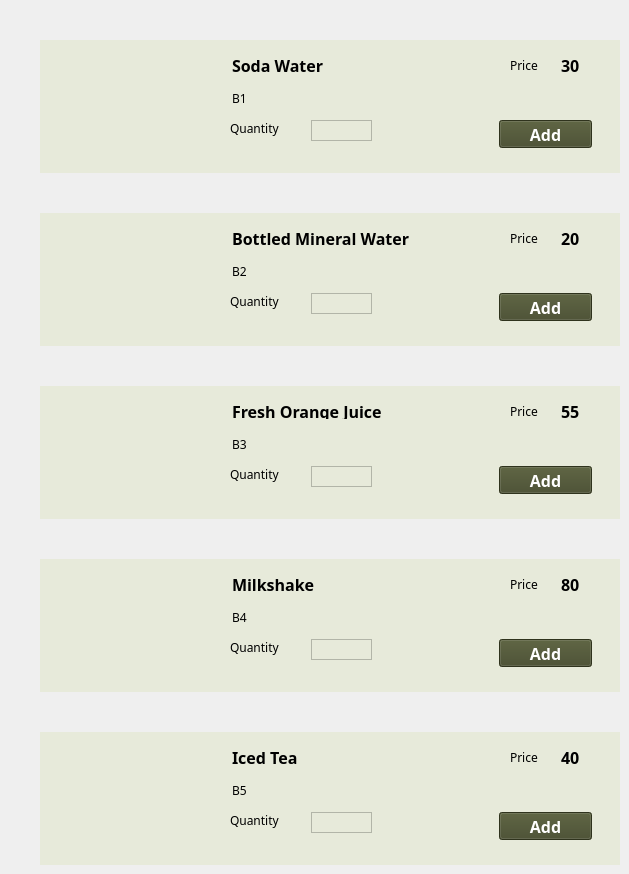
   <widget class="QWidget" name="beveragePanel">
    <widget class="QWidget" name="foodBev1" native="true">
     <property name="geometry">
      <rect>
       <x>40</x>
       <y>40</y>
       <width>580</width>
       <height>133</height>
      </rect>
     </property>
     <property name="styleSheet">
      <string notr="true">background-color: rgb(231,234,218);</string>
     </property>
     <widget class="QLabel" name="pic_bev1">
      <property name="geometry">
       <rect>
        <x>20</x>
        <y>17</y>
        <width>152</width>
        <height>101</height>
       </rect>
      </property>
      <property name="styleSheet">
       <string notr="true">background-color: rgb(231,234,218);</string>
      </property>
      <property name="text">
       <string/>
      </property>
      <property name="pixmap">
       <pixmap>food_pics/soda water.png</pixmap>
      </property>
     </widget>
     <widget class="QLabel" name="nameSide10">
      <property name="geometry">
       <rect>
        <x>192</x>
        <y>17</y>
        <width>101</width>
        <height>16</height>
       </rect>
      </property>
      <property name="font">
       <font>
        <family>Corbel</family>
        <pointsize>12</pointsize>
        <weight>75</weight>
        <bold>true</bold>
       </font>
      </property>
      <property name="text">
       <string>Soda Water</string>
      </property>
     </widget>
     <widget class="QLabel" name="jLabel55">
      <property name="geometry">
       <rect>
        <x>470</x>
        <y>17</y>
        <width>31</width>
        <height>16</height>
       </rect>
      </property>
      <property name="font">
       <font>
        <family>Corbel</family>
        <weight>50</weight>
        <bold>false</bold>
       </font>
      </property>
      <property name="text">
       <string>Price</string>
      </property>
     </widget>
     <widget class="QLabel" name="jLabel36">
      <property name="geometry">
       <rect>
        <x>190</x>
        <y>80</y>
        <width>61</width>
        <height>16</height>
       </rect>
      </property>
      <property name="font">
       <font>
        <family>Corbel</family>
        <weight>50</weight>
        <bold>false</bold>
       </font>
      </property>
      <property name="text">
       <string>Quantity</string>
      </property>
     </widget>
     <widget class="QLabel" name="price_bev1">
      <property name="geometry">
       <rect>
        <x>521</x>
        <y>10</y>
        <width>21</width>
        <height>31</height>
       </rect>
      </property>
      <property name="font">
       <font>
        <family>Corbel</family>
        <pointsize>12</pointsize>
        <weight>75</weight>
        <bold>true</bold>
       </font>
      </property>
      <property name="text">
       <string>30</string>
      </property>
     </widget>
     <widget class="QTextEdit" name="qtty_bev1">
      <property name="geometry">
       <rect>
        <x>271</x>
        <y>80</y>
        <width>61</width>
        <height>21</height>
       </rect>
      </property>
      <property name="verticalScrollBarPolicy">
       <enum>Qt::ScrollBarAlwaysOff</enum>
      </property>
     </widget>
     <widget class="QLabel" name="desc_side15">
      <property name="geometry">
       <rect>
        <x>192</x>
        <y>50</y>
        <width>61</width>
        <height>16</height>
       </rect>
      </property>
      <property name="font">
       <font>
        <family>Corbel</family>
        <weight>50</weight>
        <bold>false</bold>
       </font>
      </property>
      <property name="text">
       <string>B1</string>
      </property>
     </widget>
     <widget class="QPushButton" name="addBttn_bev1">
      <property name="geometry">
       <rect>
        <x>459</x>
        <y>80</y>
        <width>93</width>
        <height>28</height>
       </rect>
      </property>
      <property name="font">
       <font>
        <family>Corbel</family>
        <pointsize>12</pointsize>
        <weight>75</weight>
        <bold>true</bold>
       </font>
      </property>
      <property name="cursor">
       <cursorShape>PointingHandCursor</cursorShape>
      </property>
      <property name="styleSheet">
       <string notr="true">background-color: rgb(66,72,40);
color: rgb(255, 255, 255);</string>
      </property>
      <property name="text">
       <string>Add</string>
      </property>
     </widget>
    </widget>
    <widget class="QWidget" name="foodBev2" native="true">
     <property name="geometry">
      <rect>
       <x>40</x>
       <y>213</y>
       <width>580</width>
       <height>133</height>
      </rect>
     </property>
     <property name="styleSheet">
      <string notr="true">background-color: rgb(231,234,218);</string>
     </property>
     <widget class="QLabel" name="pic_bev2">
      <property name="geometry">
       <rect>
        <x>20</x>
        <y>17</y>
        <width>152</width>
        <height>101</height>
       </rect>
      </property>
      <property name="styleSheet">
       <string notr="true">background-color: rgb(231,234,218);</string>
      </property>
      <property name="text">
       <string/>
      </property>
      <property name="pixmap">
       <pixmap>food_pics/bottled water.png</pixmap>
      </property>
     </widget>
     <widget class="QLabel" name="nameSide11">
      <property name="geometry">
       <rect>
        <x>192</x>
        <y>17</y>
        <width>191</width>
        <height>16</height>
       </rect>
      </property>
      <property name="font">
       <font>
        <family>Corbel</family>
        <pointsize>12</pointsize>
        <weight>75</weight>
        <bold>true</bold>
       </font>
      </property>
      <property name="text">
       <string>Bottled Mineral Water</string>
      </property>
     </widget>
     <widget class="QLabel" name="jLabel37">
      <property name="geometry">
       <rect>
        <x>190</x>
        <y>80</y>
        <width>61</width>
        <height>16</height>
       </rect>
      </property>
      <property name="font">
       <font>
        <family>Corbel</family>
        <weight>50</weight>
        <bold>false</bold>
       </font>
      </property>
      <property name="text">
       <string>Quantity</string>
      </property>
     </widget>
     <widget class="QTextEdit" name="qtty_bev2">
      <property name="geometry">
       <rect>
        <x>271</x>
        <y>80</y>
        <width>61</width>
        <height>21</height>
       </rect>
      </property>
      <property name="verticalScrollBarPolicy">
       <enum>Qt::ScrollBarAlwaysOff</enum>
      </property>
     </widget>
     <widget class="QLabel" name="jLabel56">
      <property name="geometry">
       <rect>
        <x>470</x>
        <y>17</y>
        <width>31</width>
        <height>16</height>
       </rect>
      </property>
      <property name="font">
       <font>
        <family>Corbel</family>
        <weight>50</weight>
        <bold>false</bold>
       </font>
      </property>
      <property name="text">
       <string>Price</string>
      </property>
     </widget>
     <widget class="QLabel" name="price_bev2">
      <property name="geometry">
       <rect>
        <x>521</x>
        <y>10</y>
        <width>21</width>
        <height>31</height>
       </rect>
      </property>
      <property name="font">
       <font>
        <family>Corbel</family>
        <pointsize>12</pointsize>
        <weight>75</weight>
        <bold>true</bold>
       </font>
      </property>
      <property name="text">
       <string>20</string>
      </property>
     </widget>
     <widget class="QLabel" name="desc_side16">
      <property name="geometry">
       <rect>
        <x>192</x>
        <y>50</y>
        <width>61</width>
        <height>16</height>
       </rect>
      </property>
      <property name="font">
       <font>
        <family>Corbel</family>
        <weight>50</weight>
        <bold>false</bold>
       </font>
      </property>
      <property name="text">
       <string>B2</string>
      </property>
     </widget>
     <widget class="QPushButton" name="addBttn_bev2">
      <property name="geometry">
       <rect>
        <x>459</x>
        <y>80</y>
        <width>93</width>
        <height>28</height>
       </rect>
      </property>
      <property name="font">
       <font>
        <family>Corbel</family>
        <pointsize>12</pointsize>
        <weight>75</weight>
        <bold>true</bold>
       </font>
      </property>
      <property name="cursor">
       <cursorShape>PointingHandCursor</cursorShape>
      </property>
      <property name="styleSheet">
       <string notr="true">background-color: rgb(66,72,40);
color: rgb(255, 255, 255);</string>
      </property>
      <property name="text">
       <string>Add</string>
      </property>
     </widget>
    </widget>
    <widget class="QWidget" name="foodBev3" native="true">
     <property name="geometry">
      <rect>
       <x>40</x>
       <y>386</y>
       <width>580</width>
       <height>133</height>
      </rect>
     </property>
     <property name="styleSheet">
      <string notr="true">background-color: rgb(231,234,218);</string>
     </property>
     <widget class="QLabel" name="pic_bev3">
      <property name="geometry">
       <rect>
        <x>20</x>
        <y>17</y>
        <width>152</width>
        <height>101</height>
       </rect>
      </property>
      <property name="styleSheet">
       <string notr="true">background-color: rgb(231,234,218);</string>
      </property>
      <property name="text">
       <string/>
      </property>
      <property name="pixmap">
       <pixmap>food_pics/orange juice.png</pixmap>
      </property>
     </widget>
     <widget class="QLabel" name="nameSide12">
      <property name="geometry">
       <rect>
        <x>192</x>
        <y>17</y>
        <width>161</width>
        <height>16</height>
       </rect>
      </property>
      <property name="font">
       <font>
        <family>Corbel</family>
        <pointsize>12</pointsize>
        <weight>75</weight>
        <bold>true</bold>
       </font>
      </property>
      <property name="text">
       <string>Fresh Orange Juice</string>
      </property>
     </widget>
     <widget class="QLabel" name="jLabel57">
      <property name="geometry">
       <rect>
        <x>470</x>
        <y>17</y>
        <width>31</width>
        <height>16</height>
       </rect>
      </property>
      <property name="font">
       <font>
        <family>Corbel</family>
        <weight>50</weight>
        <bold>false</bold>
       </font>
      </property>
      <property name="text">
       <string>Price</string>
      </property>
     </widget>
     <widget class="QLabel" name="price_bev3">
      <property name="geometry">
       <rect>
        <x>521</x>
        <y>10</y>
        <width>21</width>
        <height>31</height>
       </rect>
      </property>
      <property name="font">
       <font>
        <family>Corbel</family>
        <pointsize>12</pointsize>
        <weight>75</weight>
        <bold>true</bold>
       </font>
      </property>
      <property name="text">
       <string>55</string>
      </property>
     </widget>
     <widget class="QLabel" name="jLabel38">
      <property name="geometry">
       <rect>
        <x>190</x>
        <y>80</y>
        <width>61</width>
        <height>16</height>
       </rect>
      </property>
      <property name="font">
       <font>
        <family>Corbel</family>
        <weight>50</weight>
        <bold>false</bold>
       </font>
      </property>
      <property name="text">
       <string>Quantity</string>
      </property>
     </widget>
     <widget class="QTextEdit" name="qtty_bev3">
      <property name="geometry">
       <rect>
        <x>271</x>
        <y>80</y>
        <width>61</width>
        <height>21</height>
       </rect>
      </property>
      <property name="verticalScrollBarPolicy">
       <enum>Qt::ScrollBarAlwaysOff</enum>
      </property>
     </widget>
     <widget class="QLabel" name="desc_side17">
      <property name="geometry">
       <rect>
        <x>192</x>
        <y>50</y>
        <width>61</width>
        <height>16</height>
       </rect>
      </property>
      <property name="font">
       <font>
        <family>Corbel</family>
        <weight>50</weight>
        <bold>false</bold>
       </font>
      </property>
      <property name="text">
       <string>B3</string>
      </property>
     </widget>
     <widget class="QPushButton" name="addBttn_bev3">
      <property name="geometry">
       <rect>
        <x>459</x>
        <y>80</y>
        <width>93</width>
        <height>28</height>
       </rect>
      </property>
      <property name="font">
       <font>
        <family>Corbel</family>
        <pointsize>12</pointsize>
        <weight>75</weight>
        <bold>true</bold>
       </font>
      </property>
      <property name="cursor">
       <cursorShape>PointingHandCursor</cursorShape>
      </property>
      <property name="styleSheet">
       <string notr="true">background-color: rgb(66,72,40);
color: rgb(255, 255, 255);</string>
      </property>
      <property name="text">
       <string>Add</string>
      </property>
     </widget>
    </widget>
    <widget class="QWidget" name="foodBev4" native="true">
     <property name="geometry">
      <rect>
       <x>40</x>
       <y>559</y>
       <width>580</width>
       <height>133</height>
      </rect>
     </property>
     <property name="styleSheet">
      <string notr="true">background-color: rgb(231,234,218);</string>
     </property>
     <widget class="QLabel" name="pic_bev4">
      <property name="geometry">
       <rect>
        <x>20</x>
        <y>17</y>
        <width>152</width>
        <height>101</height>
       </rect>
      </property>
      <property name="styleSheet">
       <string notr="true">background-color: rgb(231,234,218);</string>
      </property>
      <property name="text">
       <string/>
      </property>
      <property name="pixmap">
       <pixmap>food_pics/milkshake.png</pixmap>
      </property>
     </widget>
     <widget class="QLabel" name="nameSide13">
      <property name="geometry">
       <rect>
        <x>192</x>
        <y>17</y>
        <width>91</width>
        <height>16</height>
       </rect>
      </property>
      <property name="font">
       <font>
        <family>Corbel</family>
        <pointsize>12</pointsize>
        <weight>75</weight>
        <bold>true</bold>
       </font>
      </property>
      <property name="text">
       <string>Milkshake</string>
      </property>
     </widget>
     <widget class="QLabel" name="jLabel58">
      <property name="geometry">
       <rect>
        <x>470</x>
        <y>17</y>
        <width>31</width>
        <height>16</height>
       </rect>
      </property>
      <property name="font">
       <font>
        <family>Corbel</family>
        <weight>50</weight>
        <bold>false</bold>
       </font>
      </property>
      <property name="text">
       <string>Price</string>
      </property>
     </widget>
     <widget class="QLabel" name="price_bev4">
      <property name="geometry">
       <rect>
        <x>521</x>
        <y>10</y>
        <width>21</width>
        <height>31</height>
       </rect>
      </property>
      <property name="font">
       <font>
        <family>Corbel</family>
        <pointsize>12</pointsize>
        <weight>75</weight>
        <bold>true</bold>
       </font>
      </property>
      <property name="text">
       <string>80</string>
      </property>
     </widget>
     <widget class="QLabel" name="jLabel39">
      <property name="geometry">
       <rect>
        <x>190</x>
        <y>80</y>
        <width>61</width>
        <height>16</height>
       </rect>
      </property>
      <property name="font">
       <font>
        <family>Corbel</family>
        <weight>50</weight>
        <bold>false</bold>
       </font>
      </property>
      <property name="text">
       <string>Quantity</string>
      </property>
     </widget>
     <widget class="QTextEdit" name="qtty_bev4">
      <property name="geometry">
       <rect>
        <x>271</x>
        <y>80</y>
        <width>61</width>
        <height>21</height>
       </rect>
      </property>
      <property name="verticalScrollBarPolicy">
       <enum>Qt::ScrollBarAlwaysOff</enum>
      </property>
     </widget>
     <widget class="QLabel" name="desc_side18">
      <property name="geometry">
       <rect>
        <x>192</x>
        <y>50</y>
        <width>61</width>
        <height>16</height>
       </rect>
      </property>
      <property name="font">
       <font>
        <family>Corbel</family>
        <weight>50</weight>
        <bold>false</bold>
       </font>
      </property>
      <property name="text">
       <string>B4</string>
      </property>
     </widget>
     <widget class="QPushButton" name="addBttn_bev4">
      <property name="geometry">
       <rect>
        <x>459</x>
        <y>80</y>
        <width>93</width>
        <height>28</height>
       </rect>
      </property>
      <property name="font">
       <font>
        <family>Corbel</family>
        <pointsize>12</pointsize>
        <weight>75</weight>
        <bold>true</bold>
       </font>
      </property>
      <property name="cursor">
       <cursorShape>PointingHandCursor</cursorShape>
      </property>
      <property name="styleSheet">
       <string notr="true">background-color: rgb(66,72,40);
color: rgb(255, 255, 255);</string>
      </property>
      <property name="text">
       <string>Add</string>
      </property>
     </widget>
    </widget>
    <widget class="QWidget" name="foodBev5" native="true">
     <property name="geometry">
      <rect>
       <x>40</x>
       <y>732</y>
       <width>580</width>
       <height>133</height>
      </rect>
     </property>
     <property name="styleSheet">
      <string notr="true">background-color: rgb(231,234,218);</string>
     </property>
     <widget class="QLabel" name="pic_bev5">
      <property name="geometry">
       <rect>
        <x>20</x>
        <y>17</y>
        <width>152</width>
        <height>101</height>
       </rect>
      </property>
      <property name="styleSheet">
       <string notr="true">background-color: rgb(231,234,218);</string>
      </property>
      <property name="text">
       <string/>
      </property>
      <property name="pixmap">
       <pixmap>food_pics/iced tea.png</pixmap>
      </property>
     </widget>
     <widget class="QLabel" name="nameSide14">
      <property name="geometry">
       <rect>
        <x>192</x>
        <y>17</y>
        <width>71</width>
        <height>16</height>
       </rect>
      </property>
      <property name="font">
       <font>
        <family>Corbel</family>
        <pointsize>12</pointsize>
        <weight>75</weight>
        <bold>true</bold>
       </font>
      </property>
      <property name="text">
       <string>Iced Tea</string>
      </property>
     </widget>
     <widget class="QLabel" name="jLabel40">
      <property name="geometry">
       <rect>
        <x>190</x>
        <y>80</y>
        <width>61</width>
        <height>16</height>
       </rect>
      </property>
      <property name="font">
       <font>
        <family>Corbel</family>
        <weight>50</weight>
        <bold>false</bold>
       </font>
      </property>
      <property name="text">
       <string>Quantity</string>
      </property>
     </widget>
     <widget class="QTextEdit" name="qtty_bev5">
      <property name="geometry">
       <rect>
        <x>271</x>
        <y>80</y>
        <width>61</width>
        <height>21</height>
       </rect>
      </property>
      <property name="verticalScrollBarPolicy">
       <enum>Qt::ScrollBarAlwaysOff</enum>
      </property>
     </widget>
     <widget class="QLabel" name="jLabel59">
      <property name="geometry">
       <rect>
        <x>470</x>
        <y>17</y>
        <width>31</width>
        <height>16</height>
       </rect>
      </property>
      <property name="font">
       <font>
        <family>Corbel</family>
        <weight>50</weight>
        <bold>false</bold>
       </font>
      </property>
      <property name="text">
       <string>Price</string>
      </property>
     </widget>
     <widget class="QLabel" name="price_bev5">
      <property name="geometry">
       <rect>
        <x>521</x>
        <y>10</y>
        <width>21</width>
        <height>31</height>
       </rect>
      </property>
      <property name="font">
       <font>
        <family>Corbel</family>
        <pointsize>12</pointsize>
        <weight>75</weight>
        <bold>true</bold>
       </font>
      </property>
      <property name="text">
       <string>40</string>
      </property>
     </widget>
     <widget class="QLabel" name="desc_side19">
      <property name="geometry">
       <rect>
        <x>192</x>
        <y>50</y>
        <width>61</width>
        <height>16</height>
       </rect>
      </property>
      <property name="font">
       <font>
        <family>Corbel</family>
        <weight>50</weight>
        <bold>false</bold>
       </font>
      </property>
      <property name="text">
       <string>B5</string>
      </property>
     </widget>
     <widget class="QPushButton" name="addBttn_bev5">
      <property name="geometry">
       <rect>
        <x>459</x>
        <y>80</y>
        <width>93</width>
        <height>28</height>
       </rect>
      </property>
      <property name="font">
       <font>
        <family>Corbel</family>
        <pointsize>12</pointsize>
        <weight>75</weight>
        <bold>true</bold>
       </font>
      </property>
      <property name="cursor">
       <cursorShape>PointingHandCursor</cursorShape>
      </property>
      <property name="styleSheet">
       <string notr="true">background-color: rgb(66,72,40);
color: rgb(255, 255, 255);</string>
      </property>
      <property name="text">
       <string>Add</string>
      </property>
     </widget>
    </widget>
   </widget>
